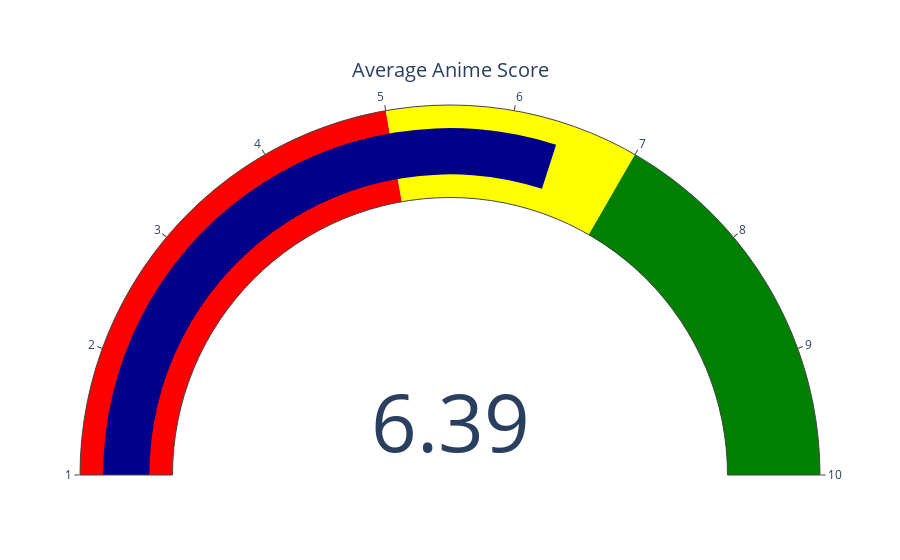

This figure's notebook cell:
### Markdown cell above
### Let's check for the average score anime get

### Code cell
avg_rating = anime_details_df['score'].mean()

fig = go.Figure(go.Indicator(
    mode = "gauge+number",
    value = avg_rating,
    title = {'text': "Average Anime Score"},
    gauge = {'axis': {'range': [1, 10]},
             'bar': {'color': "darkblue"},
             'steps': [
                 {'range': [1, 5], 'color': "red"},
                 {'range': [5, 7], 'color': "yellow"},
                 {'range': [7, 10], 'color': "green"}]}
))
fig.show()

### Figure 1 — Plotly figure (JSON) as saved in the notebook; plotly's stock layout.template omitted (floating-point values rounded to 4 significant figures)
{"data": [{"gauge": {"axis": {"range": [1, 10]}, "bar": {"color": "darkblue"}, "steps": [{"color": "red", "range": [1, 5]}, {"color": "yellow", "range": [5, 7]}, {"color": "green", "range": [7, 10]}]}, "mode": "gauge+number", "title": {"text": "Average Anime Score"}, "type": "indicator", "value": 6.39}], "layout": {}}
